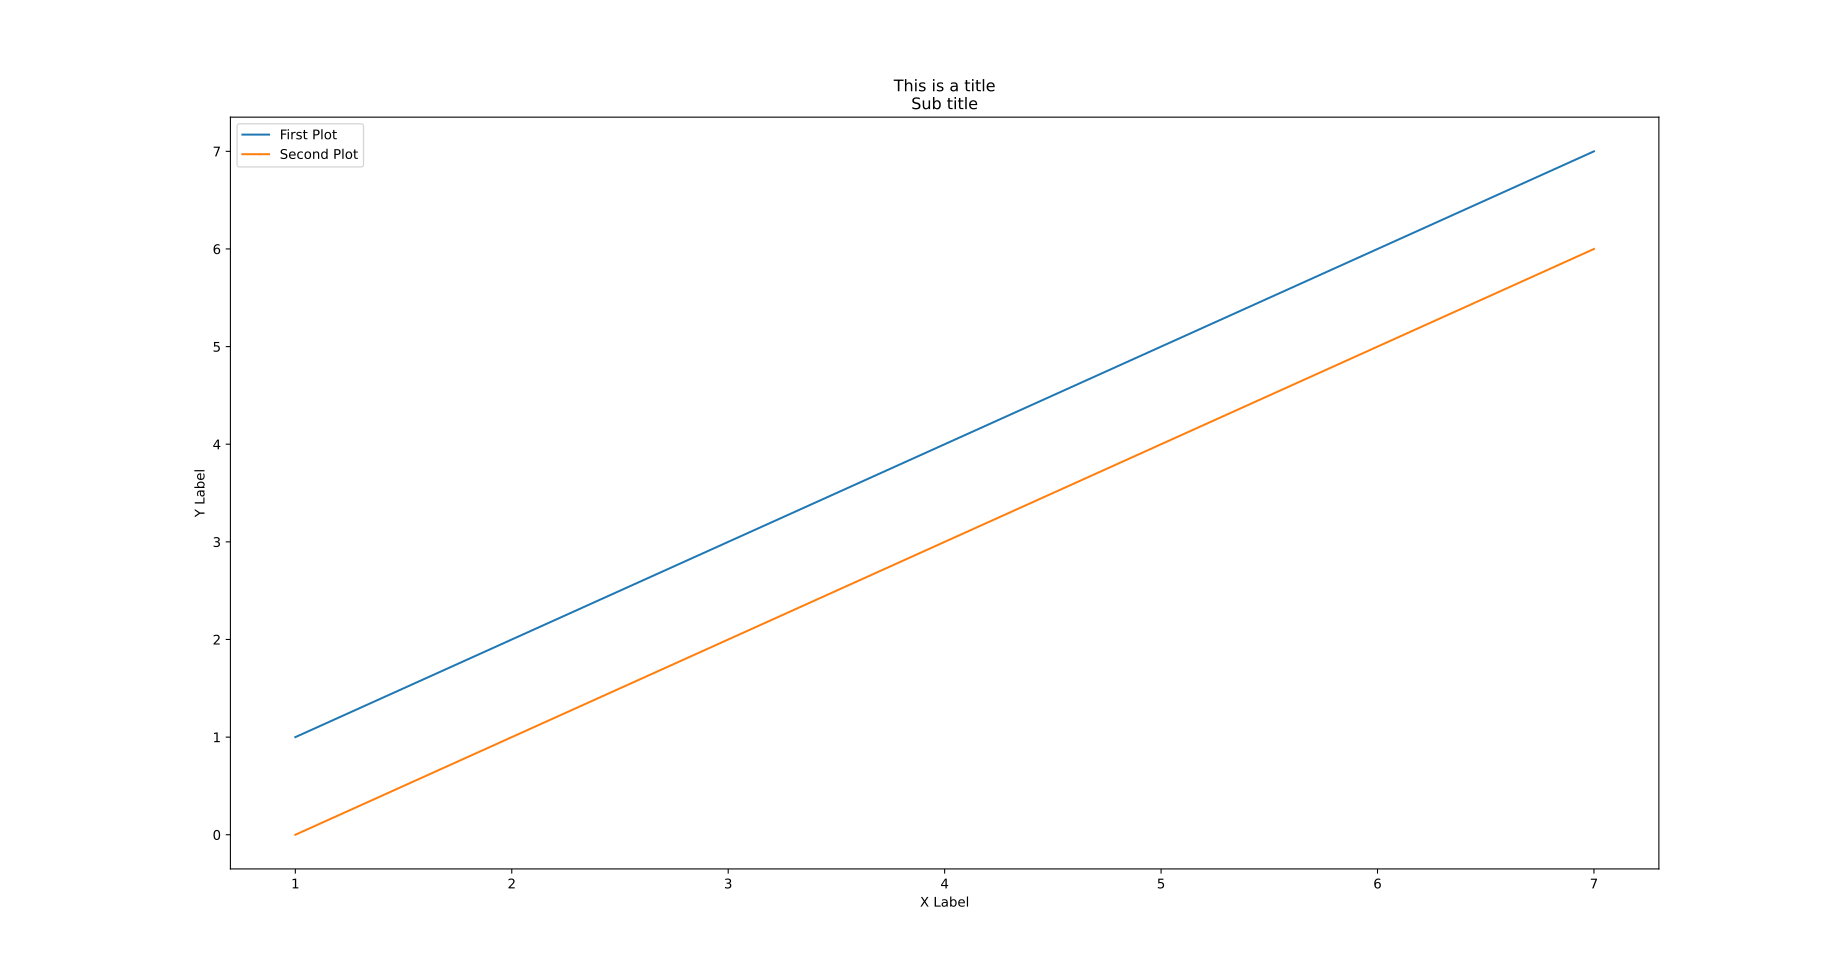

This chart was generated by the following Python code:
# Date 16-06-2021

import matplotlib.pyplot as plt

x = [1,  2,  3,  4,   5, 6, 7]
y = [1,  2,  3,  4,   5, 6, 7]


x2 = [1,  2,  3,  4,   5, 6, 7]
y2 = [0,  1,  2,  3,   4, 5, 6]


plt.plot(x, y, label='First Plot')
plt.plot(x2, y2, label='Second Plot')
plt.xlabel('X Label')
plt.ylabel('Y Label')
plt.title('This is a title\nSub title')
plt.legend()
plt.show()
